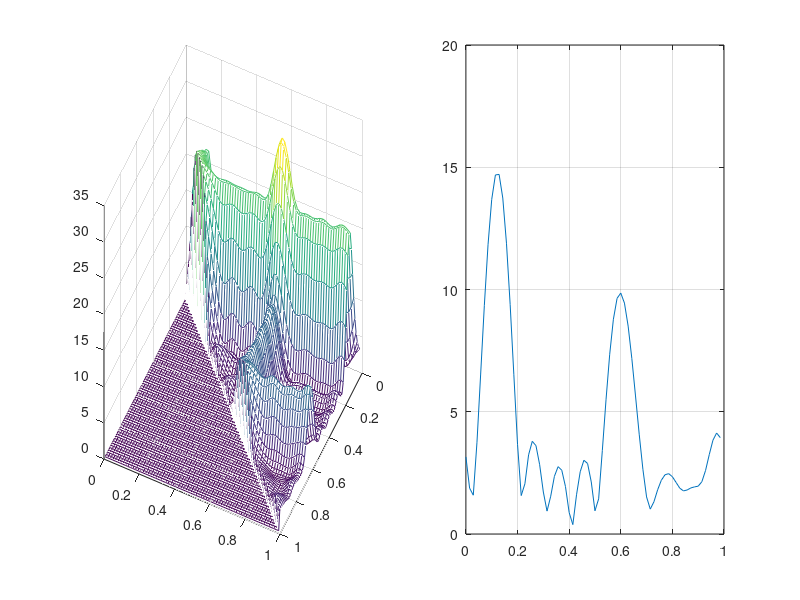

Source code (MATLAB):
%dsp book finding two harmonics using lsq
T=10;
f01=0.12;
f02=0.61;
tps=[0:T-1]';

%signal:
s=1.5*exp(2*pi*1i*f01*tps)+exp(2*pi*1i*f02*tps);
SNR=15;
sigma2=(s'*s/T)/(10^(SNR/10));

%noised signal:
xb=s+sqrt(sigma2)*randn(T,1);
Lf=70;
f1=(0:Lf-1)/Lf;
f2=f1;

% mm=exp(2*pi*1i*f1*tps);
[X,Y]=meshgrid(f1,tps); 
mm=exp(2*pi*1i*(X.*Y));
yy=zeros(Lf,Lf);
 
for k1=1:Lf
    for k2=1:k1-1
       E=[mm(:,k1),mm(:,k2)];
       yy(k1,k2)=abs(xb'*E*pinv(E)*xb);
    end 
end

subplot(1,2,1); mesh(f1,f2,yy); view([115,35]);
subplot(1,2,2); plot(f1,abs(fft(xb,Lf))); grid
